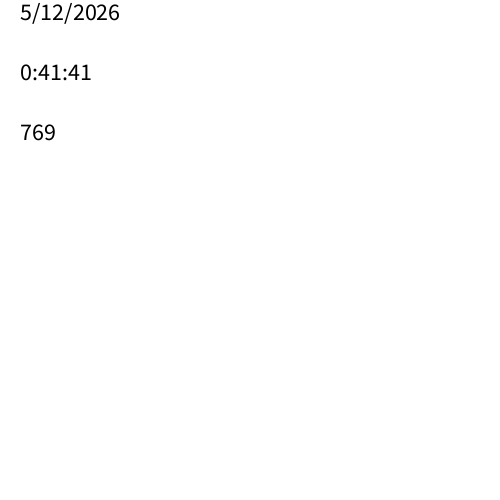
Frame 1 (no input)
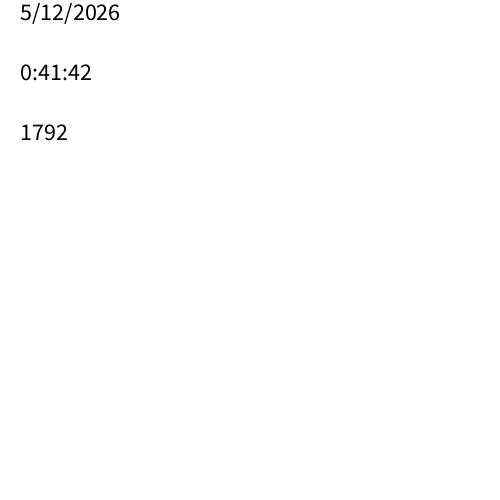
Frame 60 (the mouse pressed at the canvas centre just before this capture)
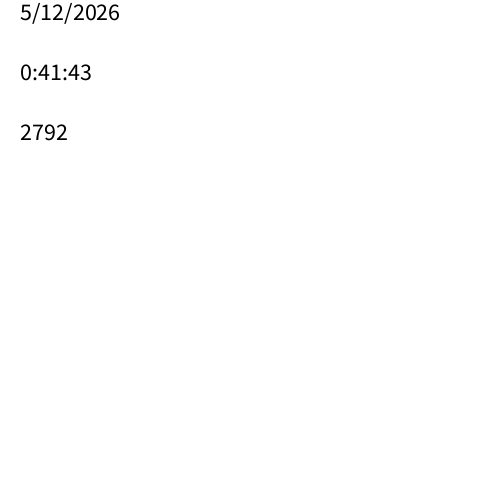
Frame 120 (the mouse held since frame 60 and released just before this capture)

The Processing sketch that drew these frames (run headless with seeded random() and noise(); from frame 60 on, the mouse is pressed at the canvas centre):

// Processing sketch: cours_04_02_temps
// ── cours_04_02_temps.pde
void setup()
{
  size(500, 500);
}

void draw()
{
  background(255);
  fill(0);
  textSize(24);
  text(day()+"/"+month()+"/"+year(), 20, 20);
  text(hour()+":"+minute()+":"+second(), 20, 80);
  text(millis(), 20, 140);
}
